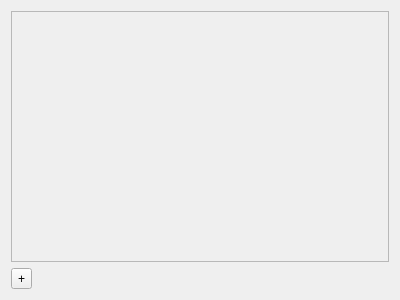
<?xml version="1.0" encoding="UTF-8"?>
<ui version="4.0">
 <class>Form</class>
 <widget class="QWidget" name="Form">
  <property name="geometry">
   <rect>
    <x>0</x>
    <y>0</y>
    <width>400</width>
    <height>300</height>
   </rect>
  </property>
  <property name="windowTitle">
   <string>Form</string>
  </property>
  <layout class="QVBoxLayout" name="verticalLayout">
   <item>
    <widget class="QScrollArea" name="scrollArea">
     <property name="widgetResizable">
      <bool>true</bool>
     </property>
     <widget class="QWidget" name="scrollAreaWidgetContents">
      <property name="geometry">
       <rect>
        <x>0</x>
        <y>0</y>
        <width>376</width>
        <height>247</height>
       </rect>
      </property>
      <layout class="QVBoxLayout" name="verticalLayout_3">
       <property name="spacing">
        <number>0</number>
       </property>
       <property name="leftMargin">
        <number>0</number>
       </property>
       <property name="topMargin">
        <number>0</number>
       </property>
       <property name="rightMargin">
        <number>0</number>
       </property>
       <property name="bottomMargin">
        <number>0</number>
       </property>
       <item>
        <layout class="QVBoxLayout" name="verticalLayout_2"/>
       </item>
      </layout>
     </widget>
    </widget>
   </item>
   <item>
    <widget class="QToolButton" name="addModule">
     <property name="toolTip">
      <string>&lt;html&gt;&lt;head/&gt;&lt;body&gt;&lt;p&gt;add module&lt;/p&gt;&lt;/body&gt;&lt;/html&gt;</string>
     </property>
     <property name="text">
      <string>+</string>
     </property>
    </widget>
   </item>
  </layout>
 </widget>
 <resources/>
 <connections/>
</ui>
